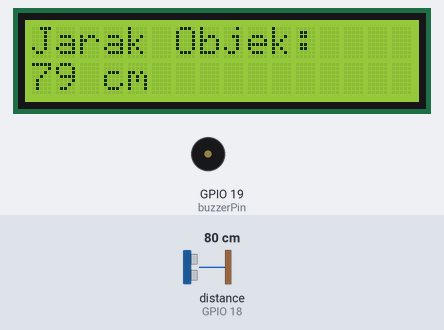
This sketch was run on a simulated ESP32. Parts: 16×2 character LCD, buzzer (waves = sounding, pin HIGH). Wiring (inferred from the names in the program): ultrasonic range finder: trigger GPIO 5; echo GPIO 18. Inputs (shaded band) come from the test bench; at power-on: distance to the obstacle (sensor on GPIO 18) 80 cm. The echo pulse lasts 58.3 µs per cm; pins used as bus, display or sensor lines are not drawn; what the sketch prints to the serial monitor is not drawn.

Above: at 3.2 s.
3.3 s: distance to the obstacle (sensor on GPIO 18) set to 54 cm
At 3.8 s:
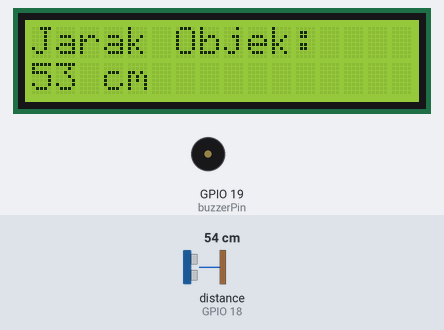
4.8 s: distance to the obstacle (sensor on GPIO 18) set to 47 cm
At 5.05 s:
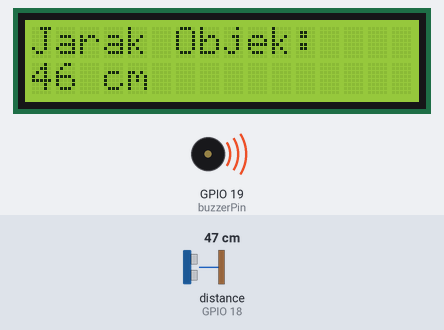
7.8 s: distance to the obstacle (sensor on GPIO 18) set to 2 cm
At 8.29 s:
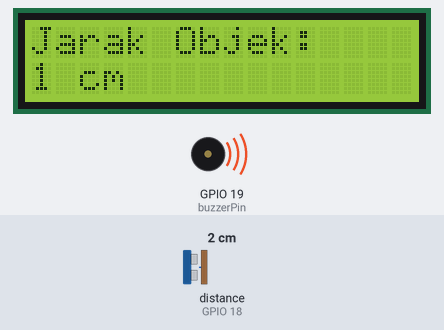
Timing chart, 0 to 15.6 s (numbered marks = the images above; inputs shaded):
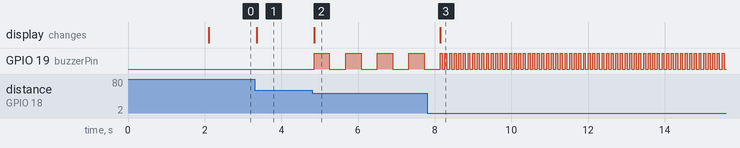

Measured:
- the behaviour switches between 52 and 51 cm on distance to the obstacle (sensor on GPIO 18) (found by bisection; images 1 and 2)
- after the input at 3.3 s, the display: changes after 0.06 s (image 1)
- after the input at 4.8 s, GPIO 19 (buzzerPin): alternates HIGH for 0.40 s and LOW for 0.42 s, starting after 0.06 s; the display: changes after 0.06 s (image 2)
- after the input at 7.8 s, GPIO 19 (buzzerPin): alternates HIGH for 0.05 s and LOW for 0.07 s, starting after 0.40 s; the display: changes after 0.35 s (image 3)

The sketch:

SerialDisplay.ino
```cpp
/*
 * Proyek: Pendeteksi Jarak dengan ESP32, Ultrasonik HC-SR04, Buzzer, dan LCD I2C
 * Deskripsi: Menampilkan jarak di LCD dan Buzzer berbunyi semakin cepat jika objek semakin dekat.
 */

#include <Wire.h>
#include <LiquidCrystal_I2C.h>

// Mengatur alamat I2C LCD (Biasanya 0x27 atau 0x3F)
// Format: (Alamat I2C, jumlah kolom, jumlah baris)
LiquidCrystal_I2C lcd(0x27, 16, 2);

// Mendefinisikan pin yang digunakan pada ESP32
const int trigPin = 5;    // Pin TRIG sensor ultrasonik terhubung ke GPIO 5
const int echoPin = 18;   // Pin ECHO sensor ultrasonik terhubung ke GPIO 18
const int buzzerPin = 19; // Pin Positif Buzzer terhubung ke GPIO 19

// Variabel untuk menyimpan durasi gelombang dan jarak
long duration;
int distance;

void setup() {
  Serial.begin(115200);

  // Inisialisasi LCD
  lcd.init();
  lcd.backlight(); // Menyalakan lampu latar LCD
  lcd.setCursor(0, 0);
  lcd.print("Sistem Aktif!");
  delay(2000); // Tahan tulisan awal selama 2 detik
  lcd.clear();

  // Mengatur mode pin
  pinMode(trigPin, OUTPUT);
  pinMode(echoPin, INPUT);
  pinMode(buzzerPin, OUTPUT);
}

void loop() {
  // 1. Memastikan pin TRIG dalam keadaan mati (LOW) terlebih dahulu
  digitalWrite(trigPin, LOW);
  delayMicroseconds(2);

  // 2. Mengirimkan sinyal ultrasonik (HIGH selama 10 mikrodetik)
  digitalWrite(trigPin, HIGH);
  delayMicroseconds(10);
  digitalWrite(trigPin, LOW);

  // 3. Membaca waktu pantulan (ECHO)
  duration = pulseIn(echoPin, HIGH, 30000);

  // 4. Menghitung jarak (cm)
  distance = duration * 0.034 / 2;

  // Jika tidak terbaca, set jarak ke batas maksimal
  if (distance == 0) {
    distance = 400;
  }

  // Tampilkan hasil jarak ke Serial Monitor
  Serial.print("Jarak: ");
  Serial.print(distance);
  Serial.println(" cm");

  // Tampilkan hasil jarak ke LCD
  lcd.setCursor(0, 0); // Baris pertama
  lcd.print("Jarak Objek:");

  lcd.setCursor(0, 1); // Baris kedua
  lcd.print(distance);
  lcd.print(" cm    "); // Tambahan spasi untuk menimpa sisa angka sebelumnya

  // 5. Logika Buzzer berdasarkan jarak objek
  if (distance <= 10) {
    // Objek sangat dekat (<= 10 cm): Bunyi sangat cepat
    digitalWrite(buzzerPin, HIGH);
    delay(50);
    digitalWrite(buzzerPin, LOW);
    delay(50);
  }
  else if (distance > 10 && distance <= 30) {
    // Objek dekat (11 - 30 cm): Bunyi sedang
    digitalWrite(buzzerPin, HIGH);
    delay(150);
    digitalWrite(buzzerPin, LOW);
    delay(150);
  }
  else if (distance > 30 && distance <= 50) {
    // Objek lumayan dekat (31 - 50 cm): Bunyi lambat
    digitalWrite(buzzerPin, HIGH);
    delay(400);
    digitalWrite(buzzerPin, LOW);
    delay(400);
  }
  else {
    // Objek jauh (> 50 cm): Buzzer diam
    digitalWrite(buzzerPin, LOW);
    delay(100);
  }
}
```
